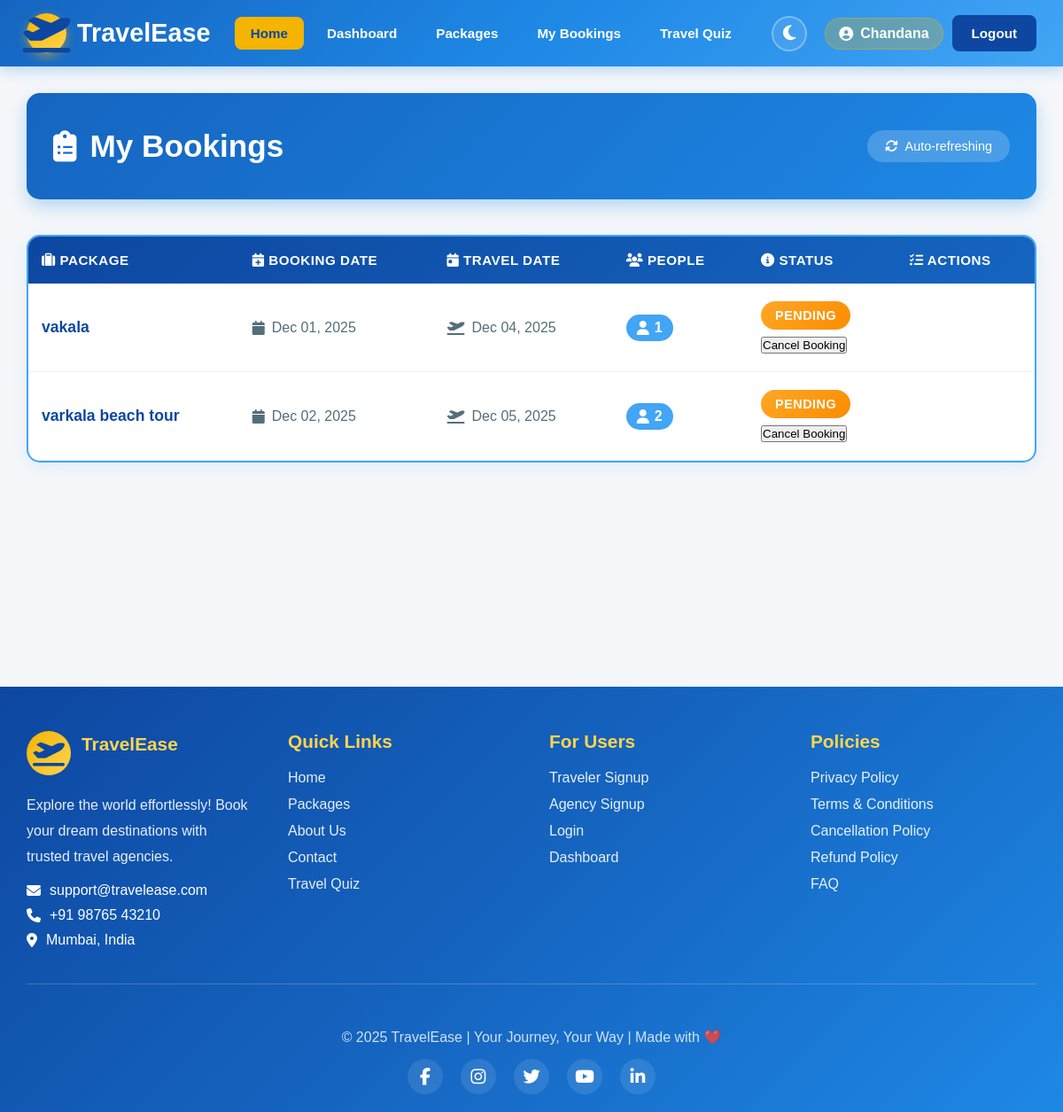
The page /my-bookings/ (signed in) on the database its author committed.
### travelers/models.py (models this page shows, shortened)
class User(AbstractUser):
    USER_TYPE_CHOICES = (
        ('traveler', 'Traveler'),
        ('agency', 'Agency'),
        ('app_admin', 'App Admin'),
    )
    user_type = models.CharField(max_length=20, choices=USER_TYPE_CHOICES, default='traveler')
    is_traveler = models.BooleanField(default=False)
    is_agency = models.BooleanField(default=False)
    is_app_admin = models.BooleanField(default=False)

### agency/models.py (models this page shows, shortened)
class Booking(models.Model):
    traveler = models.ForeignKey(settings.AUTH_USER_MODEL, on_delete=models.CASCADE)
    package = models.ForeignKey(Travelpackage, on_delete=models.CASCADE)
    booking_date = models.DateTimeField(auto_now_add=True)
    travel_date = models.DateField(default=timezone.now)
    number_of_people = models.PositiveIntegerField(default=1)
    rejected_at = models.DateTimeField(null=True, blank=True)
    completed_at = models.DateTimeField(null=True, blank=True)
    status = models.CharField(max_length=20, choices=[
        ('Pending', 'Pending'),
        ('Confirmed', 'Confirmed'),
        ('Rejected', 'Rejected'),
        ('Paid', 'Paid'),
        ('Checked-In', 'Checked-In'),
        ('Completed', 'Completed'),
    ], default='Pending')
    razorpay_order_id = models.CharField(max_length=255, blank=True, null=True)

class Travelpackage(models.Model):
    agency = models.ForeignKey(AgencyProfile, on_delete=models.CASCADE, related_name='packages')
    destination = models.ForeignKey(Destination, on_delete=models.CASCADE, related_name='packages')
    package_name = models.CharField(max_length=150)
    price = models.DecimalField(max_digits=10, decimal_places=2)
    duration = models.CharField(max_length=50, help_text="e.g. 5 Days / 4 Nights")
    description = models.TextField()
    image = models.ImageField(upload_to='packages/', blank=True, null=True)
    created_at = models.DateTimeField(default=timezone.now)
    people_count=models.PositiveIntegerField(default=1)
    package_type = models.CharField(max_length=20, choices=PACKAGE_TYPES, null=True, blank=True)
    climate = models.CharField(max_length=50, blank=True, null=True)  # e.g. 'cold', 'warm', 'tropical'
    activity_type = models.CharField(max_length=50, blank=True, null=True)  # e.g. 'adventure', 'relaxation'

### travelers/views.py (the view)
# urls.py: path('my-bookings/', views.traveler_bookings, name='traveler_bookings'),
@login_required
def traveler_bookings(request):
    bookings = Booking.objects.filter(
        traveler=request.user,
        status__in=["Pending", "Confirmed", "Paid", "Checked-In"]
    )
    return render(request, 'travelers/traveler_bookings.html', {'bookings': bookings})

### templates/travelers/traveler_bookings.html (shortened to what this page needs)
{% extends 'base.html' %}
{% block content %}
<div class="bookings-header">
    <h2>
        <i class="fas fa-clipboard-list"></i>
        My Bookings
    </h2>
    <div class="refresh-indicator">
        <i class="fas fa-sync-alt refresh-icon"></i>
        Auto-refreshing
    </div>
</div>
<div class="bookings-container">
    {% if bookings %}
    <div class="table-wrapper">
        <table class="bookings-table" id="bookingTable">
            <thead>
                <tr>
                    <th><i class="fas fa-suitcase"></i> Package</th>
                    <th><i class="fas fa-calendar-plus"></i> Booking Date</th>
                    <th><i class="fas fa-calendar-day"></i> Travel Date</th>
                    <th><i class="fas fa-users"></i> People</th>
                    <th><i class="fas fa-info-circle"></i> Status</th>
                    <th><i class="fas fa-tasks"></i> Actions</th>
                </tr>
            </thead>
            <tbody>
                {% for booking in bookings %}
                <tr data-id="{{ booking.id }}">
                    <td data-label="Package">
                        <div class="package-name">{{ booking.package.package_name }}</div>
                    </td>
                    <td data-label="Booking Date">
                        <div class="date-cell">
                            <i class="fas fa-calendar"></i>
                            {{ booking.booking_date|date:"M d, Y" }}
                        </div>
                    </td>
                    <td data-label="Travel Date">
                        <div class="date-cell">
                            <i class="fas fa-plane-departure"></i>
                            {{ booking.travel_date|date:"M d, Y" }}
                        </div>
                    </td>
                    <td data-label="People">
                        <span class="people-badge">
                            <i class="fas fa-user"></i>
                            {{ booking.number_of_people }}
                        </span>
                    </td>
                    <td data-label="Status">
                        <div class="status-actions">
                            <span class="status-badge status-{{ booking.status|lower }}" data-booking-id="{{ booking.id }}">
                            </span>
                            <a href="{% url 'cancel_booking' booking.id %}"><button onclick="return confirm('Are you sure? No refund will be provided. Contact agency for issues.');">
                                    Cancel Booking
                                </button></a>
                        </div>
                    </td>
                    <td data-label="Actions">
                    </td>
                </tr>
                {% endfor %}
            </tbody>
        </table>
    </div>
    {% endif %}
</div>
{% endblock %}

### templates/base.html (shortened to what this page needs)
<!DOCTYPE html>
<html lang="en">
<head>
    <link rel="stylesheet" href="https://cdnjs.cloudflare.com/ajax/libs/font-awesome/6.5.0/css/all.min.css">
</head>
<body>
    <nav>
        <div class="nav-container">
            <a href="{% url 'home' %}" class="nav-brand">
                <div class="logo-icon">
                    <i class="fas fa-plane-departure"></i>
                </div>
                <span>TravelEase</span>
            </a>
            <ul class="nav-menu" id="navMenu">
                <li><a href="{% url 'home' %}" class="active">Home</a></li>
                {% if user.is_authenticated %}
                    {% if user.is_traveler %}
                        <li><a href="{% url 'traveler_dashboard' %}">Dashboard</a></li>
                        <li><a href="{% url 'view_packages' %}">Packages</a></li>
                        <li><a href="{% url 'traveler_bookings' %}">My Bookings</a></li>
                        <li><a href="{% url 'travel_quiz' %}">Travel Quiz</a></li>
                    {% elif user.is_agency %}
                        <li><a href="{% url 'agency_dashboard' %}">Dashboard</a></li>
                        <li><a href="{% url 'manage_bookings' %}">Bookings</a></li>
                    {% elif user.user_type == 'app_admin' %}
                        <li><a href="{% url 'app_admin_dashboard' %}">Admin Panel</a></li>
                    {% endif %}
                {% else %}
                    <li><a href="{% url 'view_packages' %}">Packages</a></li>
                    <li><a href="{% url 'travel_quiz' %}">Travel Quiz</a></li>
                {% endif %}
            </ul>
            <div class="user-section">
                <button class="theme-toggle" onclick="toggleTheme()" title="Toggle Dark/Light Mode" aria-label="Toggle theme">
                    <i class="fas fa-moon" id="themeIcon"></i>
                </button>
                {% if user.is_authenticated %}
                    <span class="user-name">
                        <i class="fas fa-user-circle"></i>
                        {{ user.username }}
                    </span>
                    <a href="{% url 'logout' %}" class="btn-auth btn-logout">Logout</a>
                {% endif %}
            </div>
        </div>
    </nav>
    <main id="main-content">
        {% block content %}{% endblock %}
    </main>
    <footer>
        <div class="footer-container">
            <div class="footer-content">
                <div class="footer-section">
                    <div class="footer-brand">
                        <div class="footer-logo">
                            <i class="fas fa-plane-departure"></i>
                        </div>
                        <h3>TravelEase</h3>
                    </div>
                    <p>Explore the world effortlessly! Book your dream destinations with trusted travel agencies.</p>
                    <div class="contact-info">
                        <span><i class="fas fa-envelope"></i> support@travelease.com</span>
                        <span><i class="fas fa-phone"></i> +91 98765 43210</span>
                        <span><i class="fas fa-map-marker-alt"></i> Mumbai, India</span>
                    </div>
                </div>
                <div class="footer-section">
                    <h4>Quick Links</h4>
                    <ul>
                        <li><a href="{% url 'home' %}">Home</a></li>
                        <li><a href="{% url 'view_packages' %}">Packages</a></li>
                        <li><a href="#">About Us</a></li>
                        <li><a href="#">Contact</a></li>
                        <li><a href="{% url 'travel_quiz' %}">Travel Quiz</a></li>
                    </ul>
                </div>
                <div class="footer-section">
                    <h4>For Users</h4>
                    <ul>
                        <li><a href="{% url 'register_traveler' %}">Traveler Signup</a></li>
                        <li><a href="{% url 'register_agency' %}">Agency Signup</a></li>
                        <li><a href="{% url 'login' %}">Login</a></li>
                        {% if user.is_authenticated %}
                            {% if user.is_traveler %}
                                <li><a href="{% url 'traveler_dashboard' %}">Dashboard</a></li>
                            {% elif user.is_agency %}
                                <li><a href="{% url 'agency_dashboard' %}">Dashboard</a></li>
                            {% endif %}
                        {% endif %}
                    </ul>
                </div>
                <div class="footer-section">
                    <h4>Policies</h4>
                    <ul>
                        <li><a href="#">Privacy Policy</a></li>
                        <li><a href="#">Terms & Conditions</a></li>
                        <li><a href="#">Cancellation Policy</a></li>
                        <li><a href="#">Refund Policy</a></li>
                        <li><a href="#">FAQ</a></li>
                    </ul>
                </div>
            </div>
            <hr class="footer-divider">
            <div class="footer-bottom">
                <p>© 2025 TravelEase | Your Journey, Your Way | Made with ❤️</p>
                <div class="social-links">
                    <a href="#" title="Facebook"><i class="fab fa-facebook-f"></i></a>
                    <a href="#" title="Instagram"><i class="fab fa-instagram"></i></a>
                    <a href="#" title="Twitter"><i class="fab fa-twitter"></i></a>
                    <a href="#" title="YouTube"><i class="fab fa-youtube"></i></a>
                    <a href="#" title="LinkedIn"><i class="fab fa-linkedin-in"></i></a>
                </div>
            </div>
        </div>
    </footer>
</body>
</html>

### templates/travelers/traveler_bookings.html (style rules this page uses)
.bookings-header { background: linear-gradient(135deg, var(--blue-dark) 0%, var(--blue) 100%); color: var(--white); padding: 40px 30px; border-radius: 15px; margin-bottom: 40px; box-shadow: 0 8px 20px rgba(30, 136, 229, 0.3); display: flex; justify-content: space-between; align-items: center; }
.bookings-header h2 { margin: 0; font-size: 2.2em; font-weight: 700; display: flex; align-items: center; gap: 15px; }
.refresh-indicator { background: rgba(255, 255, 255, 0.2); padding: 10px 20px; border-radius: 20px; font-size: 0.9em; display: flex; align-items: center; gap: 8px; }
.refresh-icon { animation: spin 2s linear infinite; }
.bookings-container { background: var(--card-bg); border-radius: 15px; box-shadow: 0 4px 20px var(--shadow); overflow: hidden; border: 2px solid var(--blue-light); }
.table-wrapper { overflow-x: auto; }
.table-wrapper { -ms-overflow-style: none; scrollbar-width: none; }
.bookings-table { width: 100%; border-collapse: collapse; }
.bookings-table thead { background: linear-gradient(135deg, var(--navy) 0%, var(--blue-dark) 100%); color: var(--white); }
.bookings-table th { padding: 18px 15px; text-align: left; font-weight: 700; font-size: 0.95em; text-transform: uppercase; letter-spacing: 0.5px; }
.bookings-table tbody tr { border-bottom: 1px solid rgba(30, 136, 229, 0.1); transition: all 0.3s ease; }
.bookings-table td { padding: 20px 15px; color: var(--text-primary); }
.package-name { font-weight: 700; color: var(--navy); font-size: 1.1em; }
.date-cell { display: flex; align-items: center; gap: 8px; color: var(--text-secondary); }
.people-badge { background: var(--blue-light); color: var(--white); padding: 6px 12px; border-radius: 20px; font-weight: 600; display: inline-flex; align-items: center; gap: 6px; }
.status-badge { padding: 8px 16px; border-radius: 20px; font-weight: 700; font-size: 0.9em; display: inline-block; text-transform: uppercase; letter-spacing: 0.5px; }
.status-pending { background: linear-gradient(135deg, #FFA726 0%, #FB8C00 100%); color: var(--white); }
.status-actions { display: flex; flex-direction: column; gap: 8px; align-items: flex-start; }

### rows shown on the page
User: username "Chandana"
Booking: package.package_name "vakala", booking_date "Dec 01, 2025", travel_date "Dec 04, 2025", number_of_people "1"
Booking: package.package_name "varkala beach tour", booking_date "Dec 02, 2025", travel_date "Dec 05, 2025", number_of_people "2"
